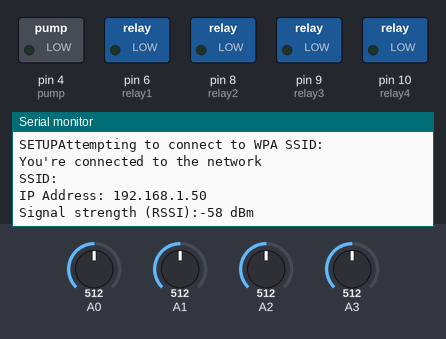
Simulated run of this sketch. Board: Arduino Mega 2560, built with avr-gcc and run on an emulated ATmega2560. On the bench: switched loads named in the sketch (green lamp = pin HIGH), the last lines printed to the serial monitor. Inputs (shaded band) come from the test bench; at power-on: A3 = 512, A0 = 512, A1 = 512, A2 = 512. WiFi joins after 1.5 s; servers stay silent unless stated; uploads are accepted with an empty reply; not simulated (calls return 0 or success): wifi_config.h.

Above: at 4.7 s.
4.8 s: A3 set to 370
At 6.9 s:
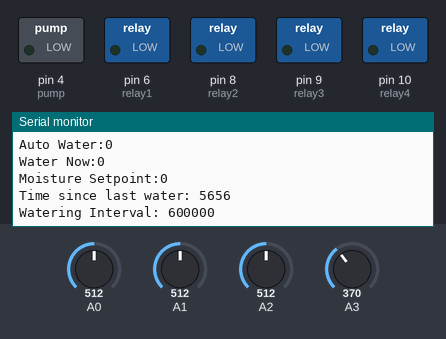
9.0 s: A3 set to 349
At 10.9 s:
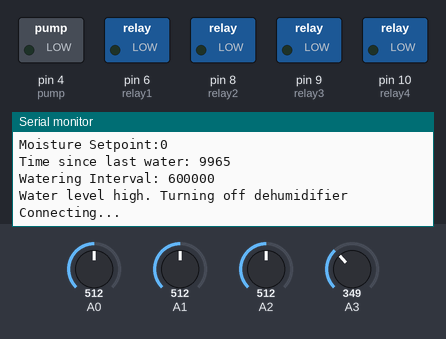
Timing chart, 0 to 12.4 s (numbered marks = the images above; inputs shaded):
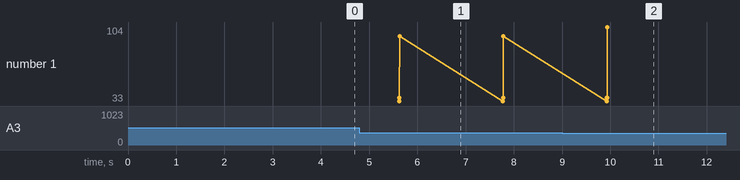

Measured:
- the behaviour switches between 358 and 357 on A3 (found by bisection; images 1 and 2)
- after the input at 4.8 s, the serial monitor: prints a new line after 0.83 s (image 1)
- after the input at 9.0 s, the serial monitor: prints a new line after 0.94 s (image 2)

The sketch:

backup.ino
```cpp
/*
  AUTO GARDEN

    Post data to Adafruit IO for moisture sensors
  V2
    HTTP GET for auto_water and water_now


*/

////////////////////////////////
// L  I  B  R  A  R  I  E  S  //
////////////////////////////////

#include "Wire.h"         //talk to relays and sensors
#include "U8glib.h"       //think this is the display driver
#include "RTClib.h"       //realtime clock
RTC_DS1307 RTC;

#include "WiFiEsp.h"

// Include the WiFi configuration header
#include "wifi_config.h"  // Add this line at the beginning of your includes

////////////////////////////////
// V  A  R  I  A  B  L  E  S  //
////////////////////////////////


// WIFI SETUP
// Remove or comment out the hardcoded WiFi credentials
// char ssid[] = "_Josh";            // your network SSID (name)
// char pass[] = "blueberries";        // your network password
int status = WL_IDLE_STATUS;     // the Wifi radio's status
// Initialize the Ethernet client object
WiFiEspClient client;

// IO POST SETUP
char server[] = "io.adafruit.com";

unsigned long lastConnectionTime = 0;         // last time you connected to the adafruit.io server, in milliseconds (GET AND POST)
unsigned long lastConnectionTimeIFTTT = 9999999;         // last time you connected to the ifttt server, in milliseconds (GET AND POST)
const unsigned long postingInterval = 10000L; // delay between http updates, in milliseconds. L forces long
const unsigned long postingIntervalIFTTT = 100000L; // delay between http updates, in milliseconds. L forces long
static unsigned long currentMillis_send = 0;  // dont think this one is used
static unsigned long Lasttime_send = 0;       // last time you sent, used?


// set all moisture sensors PIN ID
int moisture1 = A0;
int moisture2 = A1;
int moisture3 = A2;
int moisture4 = A3;

// declare moisture values
int moisture1_value = 0 ;
int moisture2_value = 0;
int moisture3_value = 0;
int moisture4_value = 0;

// set water relays
int relay1 = 6;
int relay2 = 8;
int relay3 = 9;
int relay4 = 10;

// set water pump
int pump = 4;

// set button
int button = 12;

//pump state    1:open   0:close
int pump_state_flag = 0;

//relay1 state    1:open   0:close
int relay1_state_flag = 0;

//relay2 state   1:open   0:close
int relay2_state_flag = 0;

//relay3 state  1:open   0:close
int relay3_state_flag = 0;

//relay4 state   1:open   0:close
int relay4_state_flag = 0;


char daysOfTheWeek[7][12] = {"Sun", "Mon", "Tues", "Wed", "Thur", "Fri", "Sat",};
unsigned long nowtime;
unsigned long endtime;
unsigned long nowtimeNext;
unsigned long nowtime1;
unsigned long endtime1;
unsigned long nowtimeNext1;
unsigned long nowtime2;
unsigned long endtime2;
unsigned long nowtimeNext2;
unsigned long nowtime3;
unsigned long endtime3;
unsigned long nowtimeNext3;

int auto_water = 0;
int water_now = 0;
int moisture_setpoint = 0;
int io_auto_water = 0;
int io_water_now = 0;
int io_moisture_setpoint = 0;
static unsigned long lasttime_water = 0;      // last time you watered
const unsigned long wateringInterval = 600000L; //10 mins. 40000L;4000000L(1hr) - short for testing. First water waits interval //watering interval. 4M ms = 64 mins

////////////////////
// S  E  T  U  P  //
////////////////////

void setup()
{
  // initialize serial for debugging
  Serial.begin(9600);
  Serial.print("SETUP");
  // initialize serial for ESP module
  Serial1.begin(115200);
  // initialize ESP module
  WiFi.init(&Serial1);


  // check for the presence of the esp wifi chip
  if (WiFi.status() == WL_NO_SHIELD) {
    Serial.println("WiFi chip not present");
    // don't continue
    while (true);
  }

  // attempt to connect to WiFi network
  while ( status != WL_CONNECTED) {
    Serial.print("Attempting to connect to WPA SSID: ");
    Serial.println(ssid);
    // Connect to WPA/WPA2 network. Use variables from the header file.
    status = WiFi.begin(ssid, pass);
    Serial.println("You're connected to the network");
  }


  printWifiStatus();


  //other stuff
  delay(2000);
  Wire.begin();
  RTC.begin();            // begin clock
  Serial.begin(9600);     // begin serial output for pc
  // declare relay as output
  pinMode(relay1, OUTPUT); //valve 1
  pinMode(relay2, OUTPUT); //valve 2
  pinMode(relay3, OUTPUT); //valve 3
  pinMode(relay4, OUTPUT); //valve 4
  // declare pump as output
  pinMode(pump, OUTPUT);
  // declare switch as input
  pinMode(button, INPUT);
  // water_flower();

}


//////////////////
//  L  O  O  P  //
//////////////////

void loop()   // MAIN LOOP
{
  delay(2000);
  Serial.println("LOOP");
  read_value();

  //serial print sensor values
  Serial.println(moisture1_value);
  Serial.println(moisture2_value);
  Serial.println(moisture3_value);
  Serial.println(moisture4_value);

  // HTTP GET/POST CONNECTIONS ADAFRUIT (Spam Protected, 10s posting time)
  if (millis() - lastConnectionTime > postingInterval) {
    // if 10 seconds have passed since your last connection,
    //  connect again and send data
    // AKA don't spam
    Serial.println("HTTP REQUESTS");

    //POST MOISTURE SENSOR DATA
    //POST Moisture 1
    httpPostRequestAdafeed(moisture1_value, "soil-moisture1");

    //POST Moisture 2
    httpPostRequestAdafeed(moisture2_value, "soil-moisture2");

    //POST Bucket Water Levle (Moisture 4)
    httpPostRequestAdafeed(moisture4_value, "water-bucket-level");

    // GET AUTO GARDEN STATE
    delay(500);
    io_auto_water = httpGetRequest("auto-water");
    delay(500);
    io_water_now = httpGetRequest("water-now");
    delay(500);
    io_moisture_setpoint = httpGetRequest("moisture-setpoint");


    // LOG GONNECTION. Already doing this in http****request? no harm you're already here
    lastConnectionTime = millis();
  }


  // WATER PLANTS

  should_water();
  if (water_now == 1) {
    //Decided to water!
    Serial.println("Decided to water, water-now=");
    Serial.println(water_now);
    water_plants();
  }
  //    water_plants()


  // WATER BUCKET LEVEL

  if (moisture4_value > 100) {
    Serial.println("Water level high. Turning off dehumidifier");
    //Water Level High, turn of dehumidifier
    if (millis() - lastConnectionTimeIFTTT > postingIntervalIFTTT) {

      httpPostRequestIFTTT("Dehumidifier_off");
      //HTTP call to IFTTT webhook
    }
  }
  else {
    //Water level not high
    //Dehumidifier on, or nothing? how to get humidifier state? Might have to set up tuya API or spam ON's. Maybe day-limit ON calls.
  }


  //end loop
}


/////////////////////////////////
//  F  U  N  C  T  I  O  N  S  //
/////////////////////////////////


// READ MOISTURE VALUE
void read_value()
{
  /************These is for capacity moisture sensor*********/
  float value1 = analogRead(A0);
  moisture1_value = map(value1, 590, 360, 0, 100); delay(20); //MAP probably normalizes it from sensor ticks to %, wait 20s
  if (moisture1_value < 0) {                               //avoid negative value cases
    moisture1_value = 0;
  }
  float value2 = analogRead(A1);
  moisture2_value = map(value2, 600, 360, 0, 100); delay(20);
  if (moisture2_value < 0) {
    moisture2_value = 0;
  }
  float value3 = analogRead(A2);
  moisture3_value = map(value3, 600, 360, 0, 100); delay(20);
  if (moisture3_value < 0) {
    moisture3_value = 0;
  }
  float value4 = analogRead(A3);
  moisture4_value = map(value4, 600, 360, 0, 100); delay(20);
  if (moisture4_value < 0) {
    moisture4_value = 0;
  }
}


// SOULD WATER?

void should_water()
{
  // process server values
  if (io_auto_water == -1) {
    Serial.print("Bad io_auto_water return value from io: ");
    Serial.println(io_auto_water);
  }
  else {
    auto_water = io_auto_water;
  }
  if (io_water_now == -1) {
    Serial.print("Bad io_water_now return value from io: ");
    Serial.println(io_water_now);
  }
  else {
    water_now = io_water_now;
  }

  if (io_moisture_setpoint == -1) {
    Serial.print("Bad io_moisture_setpoint return value from io: ");
    Serial.println(io_moisture_setpoint);
  }
  else {
    moisture_setpoint = io_moisture_setpoint;
  }


  //get auto water status
  Serial.println("Should water?");
  Serial.print("Auto Water:");
  Serial.println(auto_water);
  Serial.print("Water Now:");
  Serial.println(water_now);
  Serial.print("Moisture Setpoint:");
  Serial.println(moisture_setpoint);


  //AUTO WATER

  Serial.print("Time since last water: ");
  Serial.println(millis() - lasttime_water);
  Serial.print("Watering Interval: ");
  Serial.println(wateringInterval);

  //If (haven't watered recently) and (auto water on) and (mosture value below setpoint)
  if (((millis() - lasttime_water) > wateringInterval) && (auto_water == 1) && (moisture1_value < moisture_setpoint)) {
    Serial.println("Auto Water Triggered");
    water_now = 1;
    httpPostRequestAdafeed(water_now, "water-now"); //send to server

  }

  //check moisture state
  //water_now=1; //debug


}


// WATER PLANTS
void water_plants()
{
  //open relay and activate pump
  Serial.println("WATERING NOW!!");
  digitalWrite(relay1, HIGH);     //relay that's the gate for the water
  relay1_state_flag = 1;
  delay(50);
  //if (pump_state_flag == 0)       //if not pumping already
  //{
  digitalWrite(pump, HIGH);
  pump_state_flag = 1;
  delay(50);
  //}

  Serial.println("things are getting wet...");
  //else if (moisture1_value > 55)  //original code only stops watering once wet
  //Water Flow:
  delay(20000); //couple seconds

  //close the relay
  Serial.println("Water stopping.");
  digitalWrite(relay1, LOW);
  relay1_state_flag = 0;
  delay(50);

  //stop the pump
  digitalWrite(pump, LOW);
  pump_state_flag = 0;
  delay(50);

  //log the watering
  lasttime_water = millis();

  //set water now to 0 and send to io
  water_now = 0;
  io_water_now = 0;
  Serial.println("Setting water_now to 0 on IO");
  httpPostRequestAdafeed(water_now, "water-now");


  //
}


// HTTP POST REQUEST
// this method makes a HTTP connection to the server
// and POSTS to an IO feed
void httpPostRequestAdafeed(int value, String feed)
{

  // close any connection before send a new request
  // this will free the socket on the WiFi shield
  client.stop();
  char server[] = "io.adafruit.com";

  // prep value to send in data
  Serial.println(value);
  String data = "{\n\"value\": " + String(value) + "\n}";
  Serial.println(data);


  // if there's a successful connection
  if (client.connect(server, 80)) {
    Serial.println("Connecting...");

    //send the HTTP POST request
    String poststring = "POST /api/v2/jpriebe/feeds/" + feed + "/data HTTP/1.1";
    client.println(poststring);
    client.println(F("Host: io.adafruit.com"));
    client.println(F("X-AIO-Key: 8c039146eedd4d65a83333349cbdab74"));
    client.println(F("Connection: keep-alive"));
    client.println(F("Content-Type: application/json"));
    client.print("Content-Length: ");
    client.println(String(data.length()));
    client.println(); // end http header
    client.println(data);

    // note the time that the connection was made
    lastConnectionTime = millis();

  }
  else {
    // if you couldn't make a connection
    Serial.println("Connection failed");
  }
}


// HTTP GET REQUEST
// this method makes a HTTP connection to the server
// and GETs an IO feed value
// returns: value(int) if found or -1 if not
int httpGetRequest(String feed)
{

  // close any connection before send a new request
  // this will free the socket on the WiFi shield
  client.stop();
  char server[] = "io.adafruit.com";


  String response = "";
  String line = "";
  //char c;
  String val = "";
  int charcount = 0;
  int foundresp = 0;
  int quit = 0;

  // if there's a successful connection
  if (client.connect(server, 80)) {
    Serial.println("Connection Successful.");
    //Serial.println("Client Available? " + client.available());
    Serial.println("Sending HTTP GET:");
    String getstring = "GET /api/v2/jpriebe/feeds/" + feed + "/data?limit=1 HTTP/1.1";
    Serial.println(getstring);

    // send the HTTP GET request
    client.println(getstring);
    client.println(F("Host: io.adafruit.com"));
    client.println(F("X-AIO-Key: 8c039146eedd4d65a83333349cbdab74"));
    client.println(F("Connection: close"));
    client.println(); // end http header
    delay(110); //Need this delay to give server time to respond. 50-300 seems ok.
    //100/keep-alive OK
    //50/close OK ish
    //60 is good for auto-water and water_now but not moisture-setpoint for some reason
    //110 seems ok?

    //while(client.connected()) {
    while ((client.connected()) && (quit == 0)) { //client.available checks if there are bytes to read
      char c = client.read();
      //response.concat(c);
      //Serial.print(c);
      if (foundresp == 1) { //if body flag is on
        response.concat(c);
      }
      if (c == 91) { //set body flag for [
        //Serial.println("FOUND!!!");
        foundresp = 1;
      }
      else if (c == 93) { //close body flag for ]
        foundresp = 0;
        quit = 1;
      }


      charcount++;
      //delay(1);
    }

    Serial.println("Done. Disconnecting");
    client.stop();

    Serial.println("");
    Serial.println("SAVED BODY: ");
    Serial.print("character count: ");
    Serial.println(charcount);
    Serial.print("saved response length: ");
    Serial.println(response.length());
    Serial.println(response);
    Serial.println("");
    Serial.println("END. ");
    Serial.println("");

    // note the time that the connection was made
    lastConnectionTime = millis();
    //    Serial.println("Disconnected");

    //read response and extract value

    Serial.print("Finding Value: ");
    Serial.println(response.indexOf("value"));


    //end value
    int startdig = 0;
    int enddig = 0;

    //find location of value, flexible for different number of digits
    startdig = response.indexOf("value") + 8;
    enddig = response.indexOf("\",", startdig + 1); //skip over first parenth


    //Serial.print("Start Digit:");
    //Serial.println(startdig);

    //
    //    Serial.print("End Digit:");
    //    Serial.println(enddig);
    //
    //    Serial.print("Extracted Value:");
    //    Serial.println(response.substring(startdig,enddig));


    //if value isn't found
    if (response.indexOf("value") == -1) {
      Serial.println("ERROR: No return value");
      return -1;
    }//else if value is found, return
    else {
      val = response.substring(startdig, enddig); //ASSUMES 2 digit
      Serial.println("VALUE: " + feed + ": " + val);
      return val.toInt();
    }


  }
  else {
    // if you couldn't make a connection
    Serial.println("Connection failed");
  }
}


// IFTTT HTTP POST REQUEST
// this method makes a HTTP connection to the server
// and POSTS to an IO feed
void httpPostRequestIFTTT(String event)
{

  //https://ifttt.com/maker_webhooks/triggers/event

  // example in curl:
  // curl -X POST -H -d https://maker.ifttt.com/trigger/Dehumidifier_off/with/key/dZY0w4W9KOxljr_RT_9gmPpZQTVyJc6ZIt1AuroYAKr

  // close any connection before send a new request
  // this will free the socket on the WiFi shield
  client.stop();
  char server[] = "maker.ifttt.com";


  // if there's a successful connection
  if (client.connect(server, 80)) {
    Serial.println("Connecting...");
    delay(2000);
    //send the HTTP POST request
    String poststring = "POST /trigger/" + event + "/with/key/dZY0w4W9KOxljr_RT_9gmPpZQTVyJc6ZIt1AuroYAKr HTTP/1.1";
    client.println(poststring);
    //client.println(" HTTP/1.1");
    client.println("Host: maker.ifttt.com");
    client.println("Connection: close");
    client.println(); // end http header

    // note the time that the connection was made
    lastConnectionTimeIFTTT = millis();

    // Wait for the response from the server
    while (client.connected()) {
      if (client.available()) {
        char c = client.read();
        Serial.write(c);
      }
    }

    Serial.println("\nRequest complete.");
    client.stop();
  }
  else {
    // if you couldn't make a connection
    Serial.println("Connection failed");
  }
}


// PRINT WIFI STATUS

void printWifiStatus()
{
  // print the SSID of the network you're attached to
  Serial.print("SSID: ");
  Serial.println(WiFi.SSID());

  // print your WiFi shield's IP address
  IPAddress ip = WiFi.localIP();
  Serial.print("IP Address: ");
  Serial.println(ip);

  // print the received signal strength
  long rssi = WiFi.RSSI();
  Serial.print("Signal strength (RSSI):");
  Serial.print(rssi);
  Serial.println(" dBm");


  ///REFERENCES
  // spec sheet: https://www.elecrow.com/download/product/AAK90039K/Automatic_Smart_Plant_Watering_Kit_User%20Manual_v2.2.pdf
  // I2C is available for more sensor data, but it has to be another chip that speaks i2c
}
```
